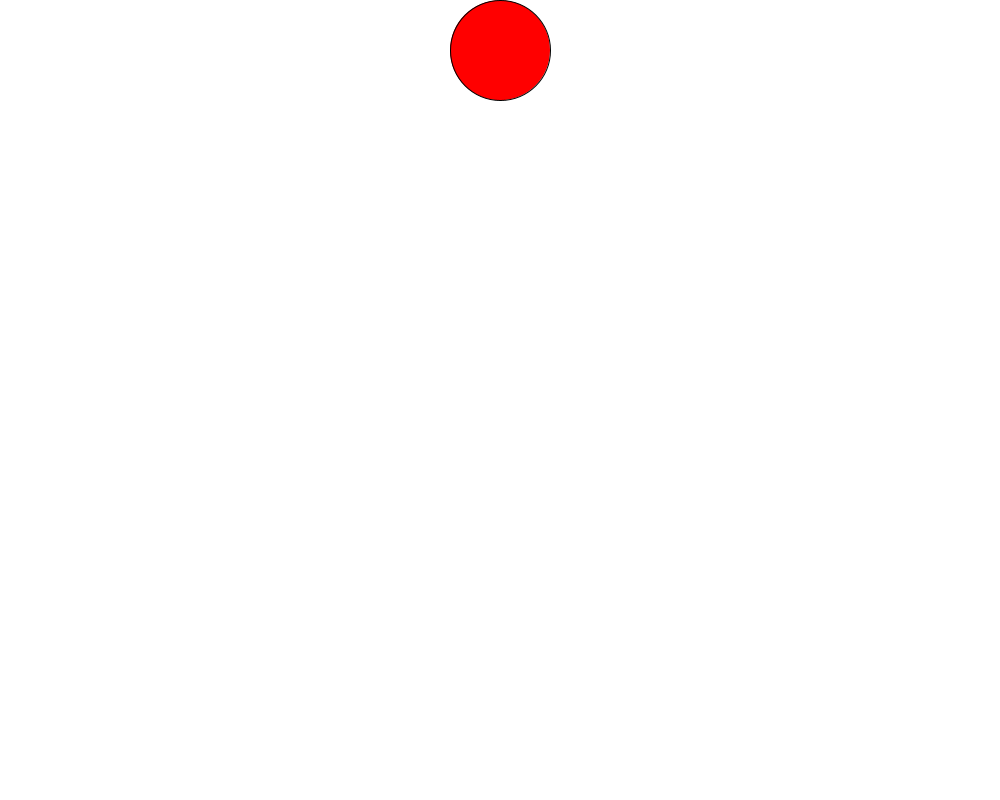
Frame 1 (no input)
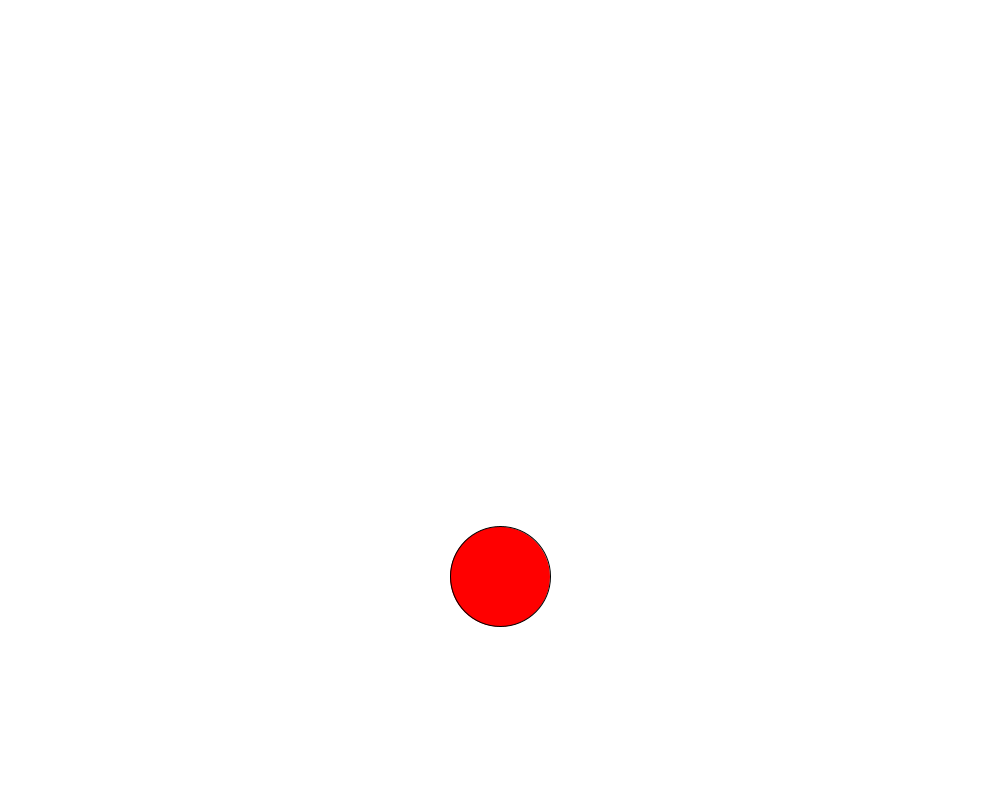
Frame 60 (the mouse pressed at the canvas centre just before this capture)
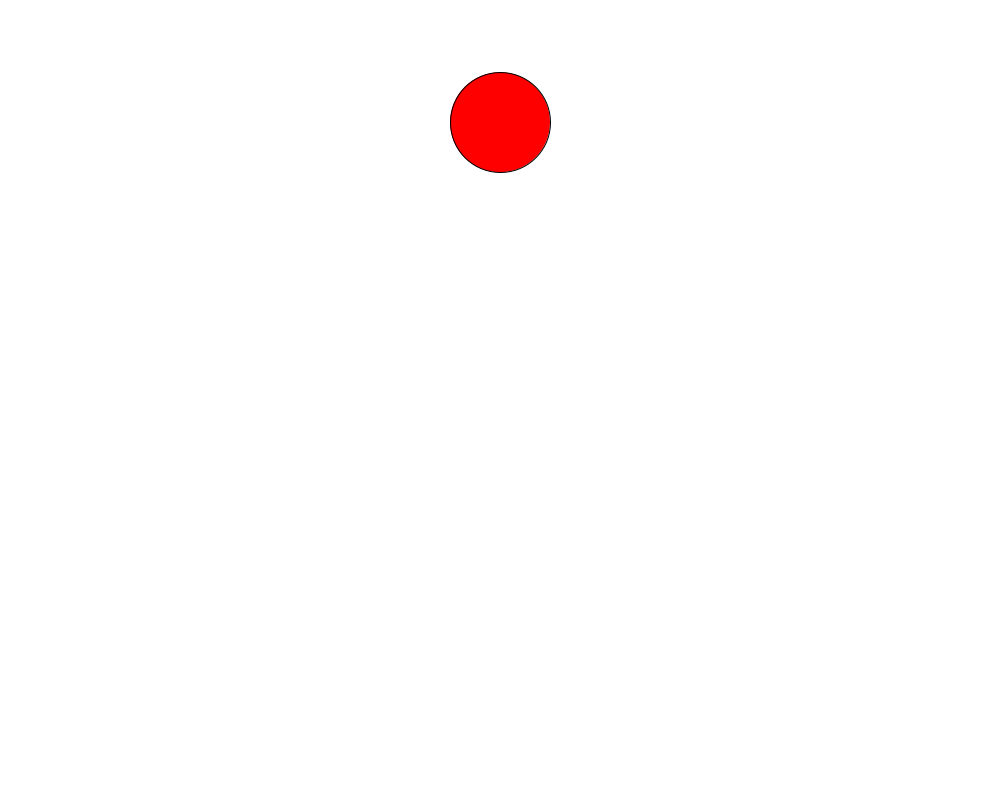
Frame 120 (the mouse held since frame 60 and released just before this capture)

The Processing sketch that drew these frames (run headless with seeded random() and noise(); from frame 60 on, the mouse is pressed at the canvas centre):

// Processing sketch: Assigment2_p4
// ── Assigment2_p4.pde
float yPos, yNSpeed, heightOfBall;
float yDir = 1;
int rad = 100;
float ySpeed = 0;
float a = 0.5;
float deltaT = 0.5;

void setup(){
  size(1000,800);
  fill(255,0,0);
  yPos = 50;
}
void draw(){

  yNSpeed =ySpeed + a * yDir ;
  heightOfBall = (yNSpeed +ySpeed)/2;
  yPos = yPos + (heightOfBall * yDir);
  
  ySpeed = yNSpeed;
   
  if (yPos > height - (rad/2)){
    yDir = -1; 
    yPos = height - (rad/2);
  }else if (yPos <= (rad/2)){
    yDir = 1; 
    yPos = (rad/2);
    ySpeed = 0;
  }
  
  background(255);
  ellipse(500,yPos,rad, rad);
}
